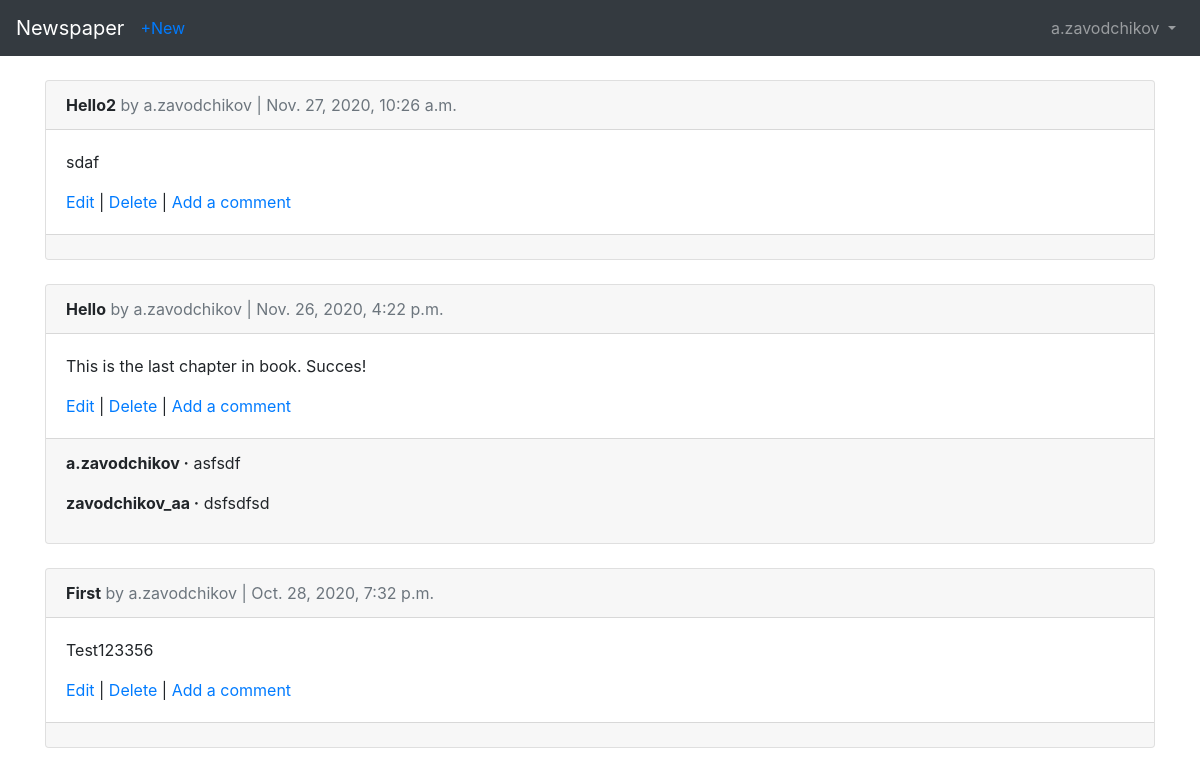
The page /articles/ (signed in) on the database as committed earlier.
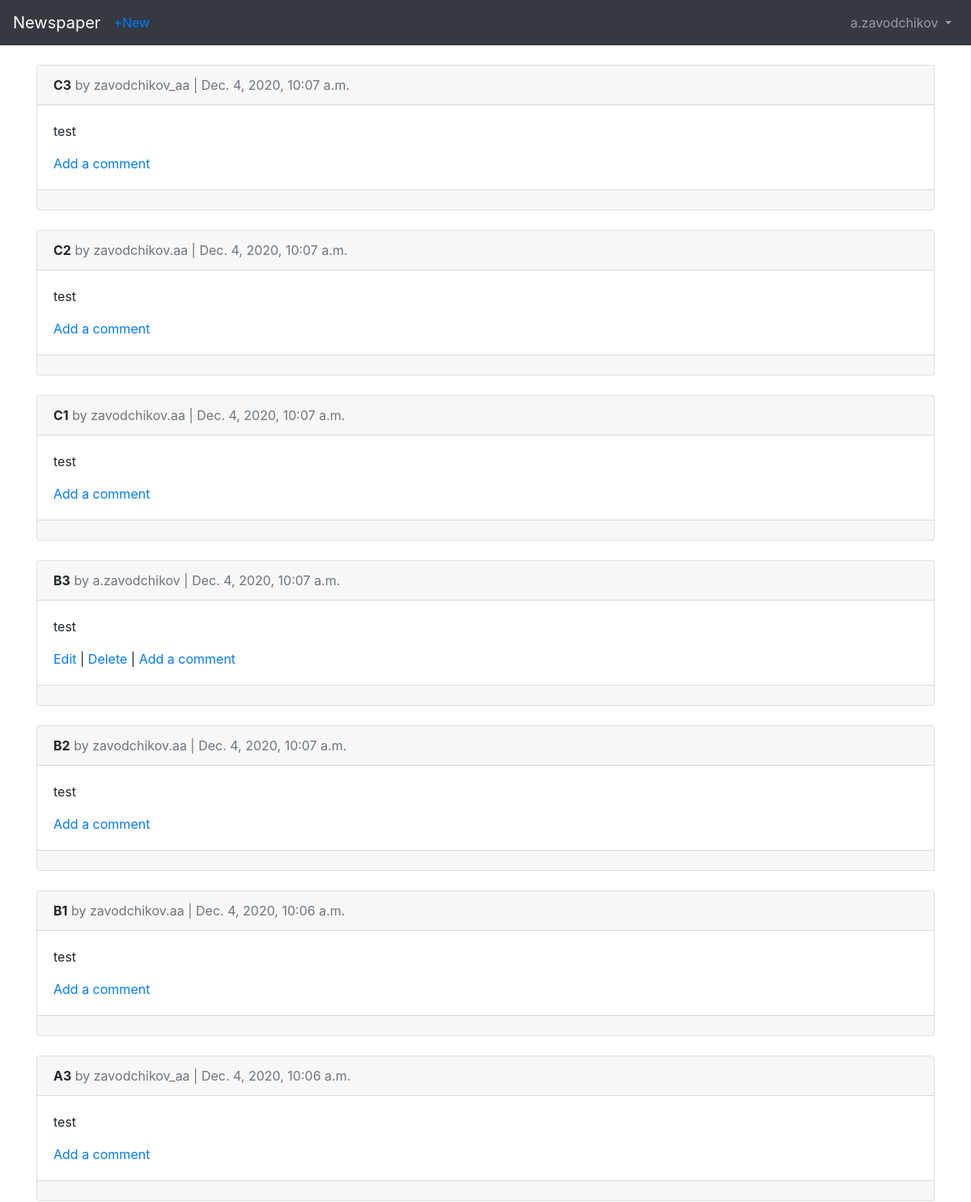
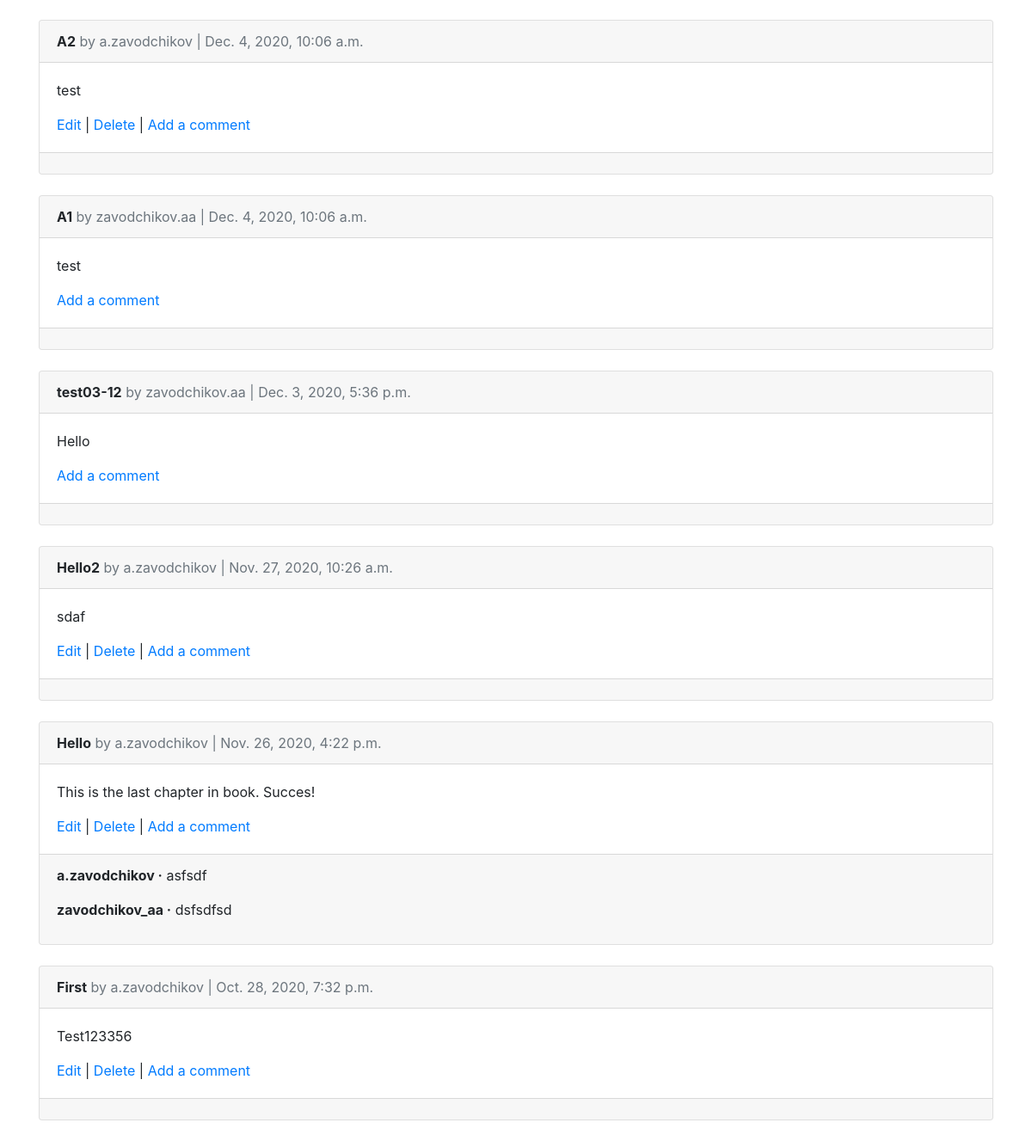
The same page on the database as committed later (2 pictures, top to bottom).
### users/models.py (models this page shows)
class CustomUser(AbstractUser):
    age = models.PositiveIntegerField(null=True, blank=True)

### articles/models.py (models this page shows, shortened)
class Article(models.Model):
    title = models.CharField(max_length=255)
    body = models.TextField()
    date = models.DateTimeField(auto_now_add=True)
    author = models.ForeignKey(
        get_user_model(),
        on_delete=models.CASCADE,
    )

class Comment(models.Model):
    article = models.ForeignKey(
        Article,
        on_delete=models.CASCADE,
        related_name='comments',
        )
    comment = models.CharField(max_length=140)
    author = models.ForeignKey(
        get_user_model(),
        on_delete=models.CASCADE,
    )
    def __str__(self) -> str:
        return self.comment

### articles/views.py (the view)
# urls.py: path('', ArticleListView.as_view(), name='article_list')
class ArticleListView(LoginRequiredMixin, ListView):
    model = Article
    template_name = 'article_list.html'
    login_url = 'login'
    queryset = Article.objects.order_by('-date')

### templates/article_list.html (shortened to what this page needs)
{% extends 'base.html' %}
{% block content %}
    {% for article in object_list %}
        <div class="card">
            <div class="card-header">
                <span class="font-weight-bold">{{ article.title }}</span>
                <span class="text-muted"> by {{ article.author }} |
                    {{ article.date }}</span>
            </div>
            <div class="card-body">
                <p>{{ article.body}}</p>
                {% if user.username == article.author.username %}
                    <a href="{% url 'article_edit' article.pk %}">Edit</a> |
                    <a href="{% url 'article_delete' article.pk %}">Delete</a> |
                    <a href="{% url 'article_comment_add' article.pk %}">Add a comment</a>
                {% else %}
                    <a href="{% url 'article_comment_add' article.pk %}">Add a comment</a>
                {% endif %}
            </div>
            <div class="card-footer">
                {% for comment in article.comments.all %}
                    <p>
                        <span class="font-weight-bold">{{ comment.author }} &middot;</span>
                        {{ comment }}
                    </p>
                {% endfor %}
            </div>
        </div>
        <br/>
    {% endfor %}
{% endblock content %}

### templates/base.html (shortened to what this page needs)
<!DOCTYPE html>
<html lang="en">
    <head>
        <link rel="stylesheet"
        href="https://stackpath.bootstrapcdn.com/bootstrap/4.1.3/css/\bootstrap.min.css"
>
    </head>
    <body>
        <nav class="navbar navbar-expand-md navbar-dark bg-dark mb-4">
            <a class="navbar-brand" href="{% url 'home' %}">Newspaper</a>
            {% if user.is_authenticated %}
                <ul class="navbar-nav mr-auto">
                    <li class="nav-item" ><a href="{% url 'article_new' %}">+New</a></li>
                </ul>
            {% endif %}
            <div class="collapse navbar-collapse" id="navbarCollapse">
                {% if user.is_authenticated %}
                    <ul class="navbar-nav ml-auto">
                        <li class="nav-item">
                            <a class="nav-link dropdown-toggle" href="#" id="userMenu"
                                data-toggle="dropdown" aria-haspopup="true"
                                aria-expanded="false">
                                {{ user.username }}
                            </a>
                        </li>
                    </ul>
                {% endif %}
            </div>
        </nav>
        <div class="container">
            {% block content %}
            {% endblock content %}
        </div>
    </body>
</html>

Rows that differ between the two databases and show on the page:
added Article: title "C3", author "zavodchikov_aa", date "Dec. 4, 2020, 10:07 a.m.", body "test", shows "Add a comment"
added Article: title "C2", author "zavodchikov.aa", date "Dec. 4, 2020, 10:07 a.m.", body "test", shows "Add a comment"
added Article: title "C1", author "zavodchikov.aa", date "Dec. 4, 2020, 10:07 a.m.", body "test", shows "Add a comment"
added Article: title "B3", author "a.zavodchikov", date "Dec. 4, 2020, 10:07 a.m.", body "test", shows "Edit"
added Article: title "B2", author "zavodchikov.aa", date "Dec. 4, 2020, 10:07 a.m.", body "test", shows "Add a comment"
added Article: title "B1", author "zavodchikov.aa", date "Dec. 4, 2020, 10:06 a.m.", body "test", shows "Add a comment"
added Article: title "A3", author "zavodchikov_aa", date "Dec. 4, 2020, 10:06 a.m.", body "test", shows "Add a comment"
added Article: title "A2", author "a.zavodchikov", date "Dec. 4, 2020, 10:06 a.m.", body "test", shows "Edit"
added Article: title "A1", author "zavodchikov.aa", date "Dec. 4, 2020, 10:06 a.m.", body "test", shows "Add a comment"
added Article: title "test03-12", author "zavodchikov.aa", date "Dec. 3, 2020, 5:36 p.m.", body "Hello", shows "Add a comment"
